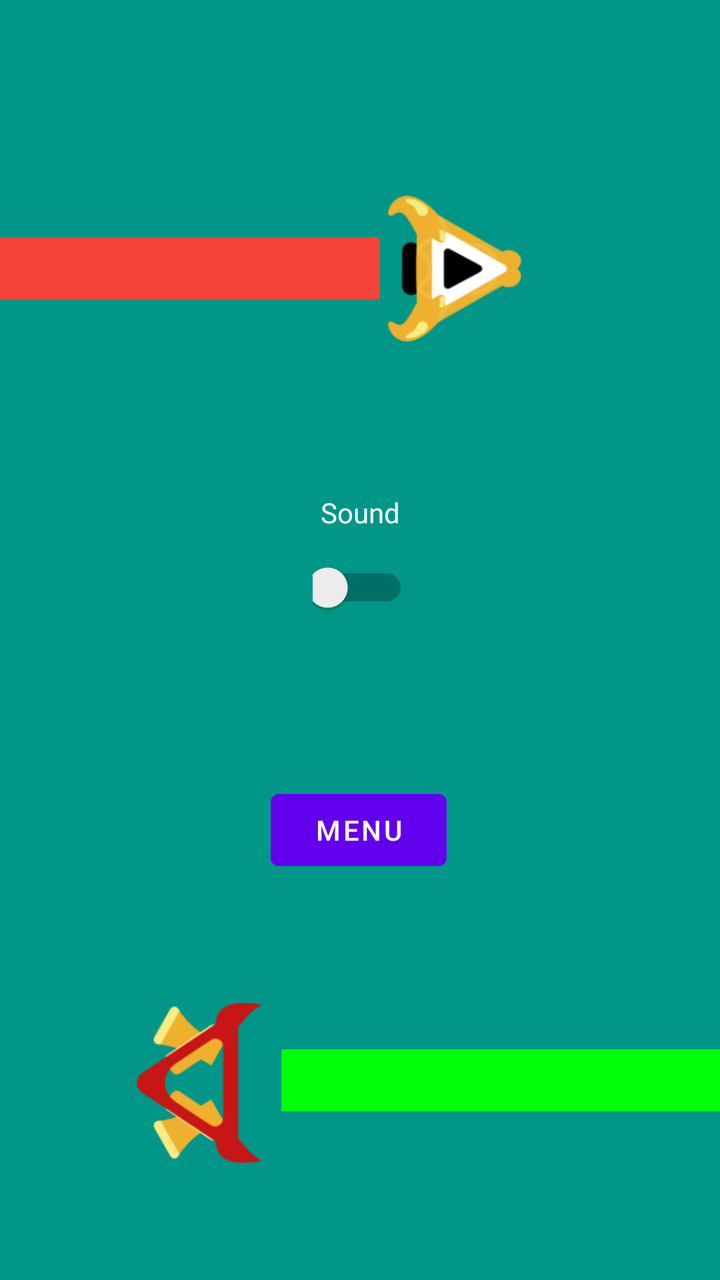
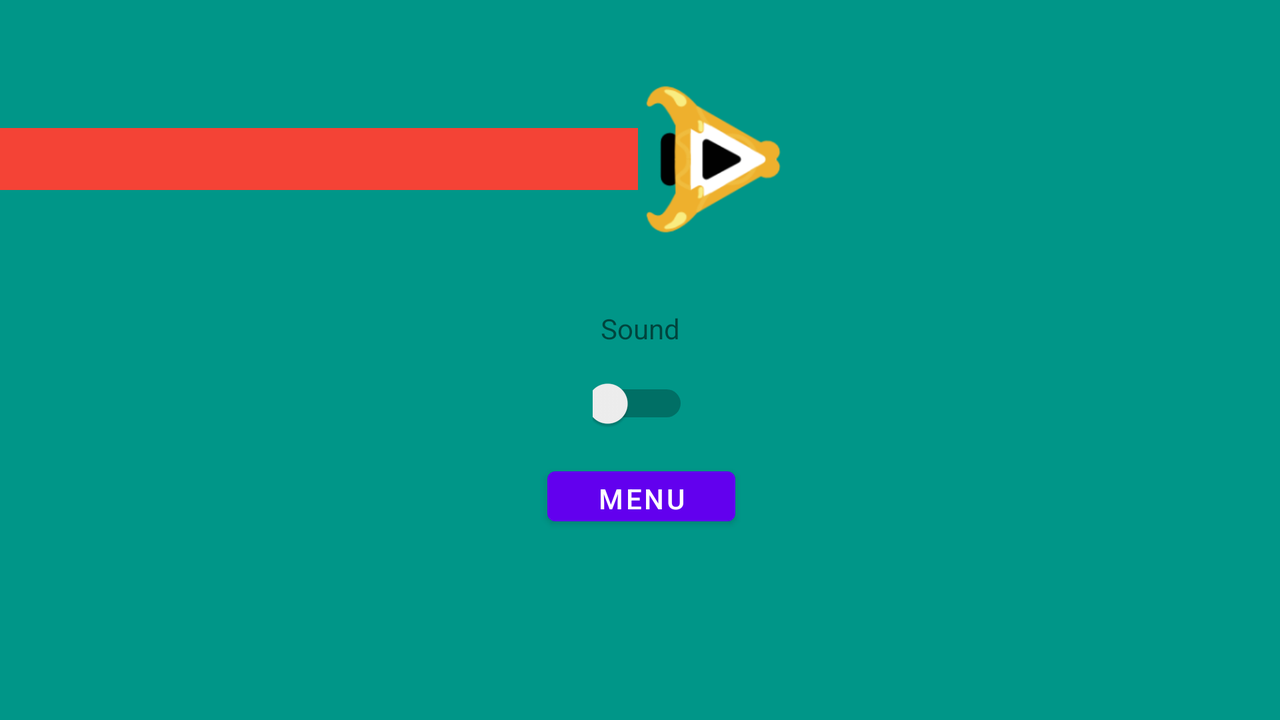

First picture: res/layout/ on a phone held upright. Second picture: the repository's own variant of that layout, on a device whose configuration matches the variant's folder. Source for both follows.
<!-- AndroidManifest.xml: application theme Theme.FreeApp_CurveFever -->
<!-- res/layout/activity_sound.xml -->
<?xml version="1.0" encoding="utf-8"?>
<androidx.constraintlayout.widget.ConstraintLayout xmlns:android="http://schemas.android.com/apk/res/android"
    xmlns:app="http://schemas.android.com/apk/res-auto"
    xmlns:tools="http://schemas.android.com/tools"
    android:layout_width="match_parent"
    android:layout_height="match_parent"
    android:background="#009688"
    tools:context=".Menu.SoundActivity">

    <TextView
        android:id="@+id/textView"
        android:layout_width="wrap_content"
        android:layout_height="wrap_content"
        android:layout_marginBottom="128dp"
        android:text="Sound"
        android:textColor="#FFFFFF"
        app:layout_constraintBottom_toBottomOf="parent"
        app:layout_constraintEnd_toEndOf="parent"
        app:layout_constraintStart_toStartOf="parent"
        app:layout_constraintTop_toTopOf="parent" />

    <Switch
        android:id="@+id/soundSwitch"
        android:layout_width="48dp"
        android:layout_height="48dp"
        android:layout_marginTop="4dp"
        app:layout_constraintEnd_toEndOf="@+id/textView"
        app:layout_constraintStart_toStartOf="@+id/textView"
        app:layout_constraintTop_toBottomOf="@+id/textView" />

    <Button
        android:id="@+id/menuButton"
        android:layout_width="wrap_content"
        android:layout_height="wrap_content"
        android:layout_marginBottom="128dp"
        android:text="MENU"
        app:layout_constraintBottom_toBottomOf="parent"
        app:layout_constraintEnd_toEndOf="parent"
        app:layout_constraintHorizontal_bias="0.498"
        app:layout_constraintStart_toStartOf="parent"
        app:layout_constraintTop_toBottomOf="@+id/soundSwitch" />

    <ImageView
        android:id="@+id/red_ship"
        android:layout_width="83dp"
        android:layout_height="69dp"
        android:rotation="-90"
        app:layout_constraintBottom_toBottomOf="@+id/green_line"
        app:layout_constraintEnd_toStartOf="@+id/green_line"
        app:layout_constraintTop_toTopOf="@+id/green_line"
        app:layout_constraintVertical_bias="0.473"
        app:srcCompat="@drawable/ship_1_icon" />

    <ImageView
        android:id="@+id/yellow_ship"
        android:layout_width="75dp"
        android:layout_height="82dp"
        android:rotation="90"
        app:layout_constraintBottom_toBottomOf="@+id/red_line"
        app:layout_constraintStart_toEndOf="@+id/red_line"
        app:layout_constraintTop_toTopOf="@+id/red_line"
        app:srcCompat="@drawable/ship_2_icon" />

    <View
        android:id="@+id/red_line"
        android:layout_width="319dp"
        android:layout_height="31dp"
        android:layout_marginEnd="300dp"
        android:background="#F44336"
        app:layout_constraintBottom_toTopOf="@+id/textView"
        app:layout_constraintEnd_toEndOf="parent"
        app:layout_constraintStart_toStartOf="parent"
        app:layout_constraintTop_toTopOf="parent"
        app:layout_constraintVertical_bias="0.551" />

    <View
        android:id="@+id/green_line"
        android:layout_width="319dp"
        android:layout_height="31dp"
        android:layout_marginTop="72dp"
        android:layout_marginEnd="-100dp"
        android:layout_marginBottom="71dp"
        android:background="#00FF0A"
        app:layout_constraintBottom_toBottomOf="parent"
        app:layout_constraintEnd_toEndOf="parent"
        app:layout_constraintTop_toBottomOf="@+id/menuButton"
        app:layout_constraintVertical_bias="0.505" />

</androidx.constraintlayout.widget.ConstraintLayout>
<!-- resources referenced by this layout -->
<resources>
  <!-- drawable ship_1_icon: png bitmap (drawable-nodpi, 8900 bytes) -->
  <!-- drawable ship_2_icon: png bitmap (drawable-nodpi, 8923 bytes) -->
  <style name="Theme.FreeApp_CurveFever" parent="Theme.MaterialComponents.DayNight.DarkActionBar">
          
          <item name="colorPrimary">@color/purple_500</item>
          <item name="colorPrimaryVariant">@color/purple_700</item>
          <item name="colorOnPrimary">@color/white</item>
          
          <item name="colorSecondary">@color/teal_200</item>
          <item name="colorSecondaryVariant">@color/teal_700</item>
          <item name="colorOnSecondary">@color/black</item>
          
          <item name="android:statusBarColor">?attr/colorPrimaryVariant</item>
          
      </style>
</resources>
<!-- res/layout-land/activity_sound.xml (the repository's variant of the layout above) -->
<!-- drawn on the phone turned sideways -->
<?xml version="1.0" encoding="utf-8"?>
<androidx.constraintlayout.widget.ConstraintLayout xmlns:android="http://schemas.android.com/apk/res/android"
    xmlns:app="http://schemas.android.com/apk/res-auto"
    xmlns:tools="http://schemas.android.com/tools"
    android:layout_width="match_parent"
    android:layout_height="match_parent"
    android:background="#009688"
    tools:context=".Menu.SoundActivity">

    <ImageView
        android:id="@+id/yellow_ship2"
        android:layout_width="75dp"
        android:layout_height="82dp"
        android:rotation="90"
        app:layout_constraintBottom_toBottomOf="@+id/red_line2"
        app:layout_constraintStart_toEndOf="@+id/red_line2"
        app:layout_constraintTop_toTopOf="@+id/red_line2"
        app:srcCompat="@drawable/ship_2_icon" />

    <ImageView
        android:id="@+id/red_ship2"
        android:layout_width="83dp"
        android:layout_height="69dp"
        android:rotation="-90"
        app:layout_constraintBottom_toBottomOf="@+id/green_line2"
        app:layout_constraintEnd_toStartOf="@+id/green_line2"
        app:layout_constraintStart_toStartOf="@+id/menuButton"
        app:layout_constraintTop_toTopOf="@+id/green_line2"
        app:srcCompat="@drawable/ship_1_icon" />

    <View
        android:id="@+id/red_line2"
        android:layout_width="319dp"
        android:layout_height="31dp"
        android:layout_marginTop="64dp"
        android:background="#F44336"
        app:layout_constraintStart_toStartOf="parent"
        app:layout_constraintTop_toTopOf="parent" />

    <View
        android:id="@+id/green_line2"
        android:layout_width="319dp"
        android:layout_height="31dp"
        android:layout_marginTop="50dp"
        android:layout_marginBottom="64dp"
        android:background="#00FF0A"
        app:layout_constraintBottom_toBottomOf="parent"
        app:layout_constraintEnd_toEndOf="parent"
        app:layout_constraintTop_toBottomOf="@+id/menuButton" />

    <TextView
        android:id="@+id/textView"
        android:layout_width="wrap_content"
        android:layout_height="wrap_content"
        android:layout_marginBottom="32dp"
        android:text="Sound"
        app:layout_constraintBottom_toBottomOf="parent"
        app:layout_constraintEnd_toEndOf="parent"
        app:layout_constraintStart_toStartOf="parent"
        app:layout_constraintTop_toTopOf="parent" />

    <Switch
        android:id="@+id/soundSwitch"
        android:layout_width="48dp"
        android:layout_height="48dp"
        android:layout_marginTop="4dp"
        app:layout_constraintEnd_toEndOf="@+id/textView"
        app:layout_constraintStart_toStartOf="@+id/textView"
        app:layout_constraintTop_toBottomOf="@+id/textView" />

    <Button
        android:id="@+id/menuButton"
        android:layout_width="94dp"
        android:layout_height="37dp"
        android:layout_marginTop="4dp"
        android:text="MENU"
        app:layout_constraintEnd_toEndOf="@+id/soundSwitch"
        app:layout_constraintHorizontal_bias="0.498"
        app:layout_constraintStart_toStartOf="@+id/soundSwitch"
        app:layout_constraintTop_toBottomOf="@+id/soundSwitch" />
</androidx.constraintlayout.widget.ConstraintLayout>
